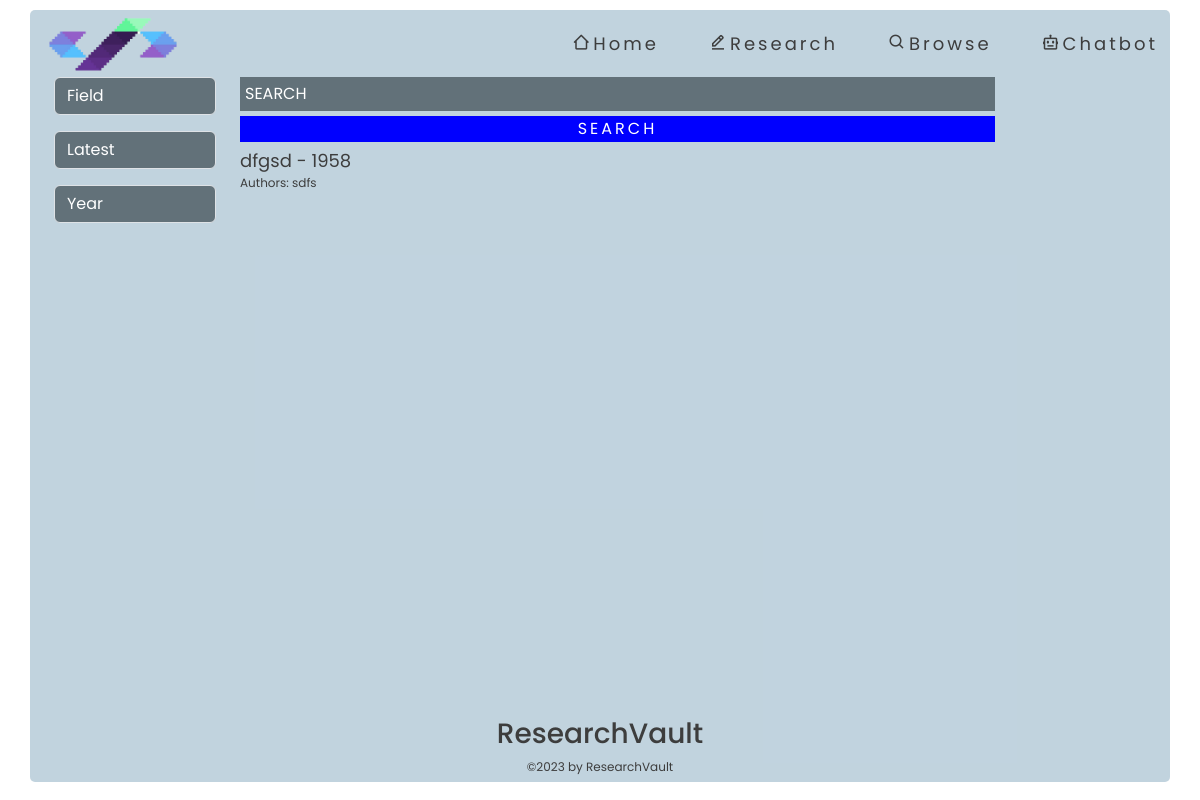
Page /research on the earlier database version.
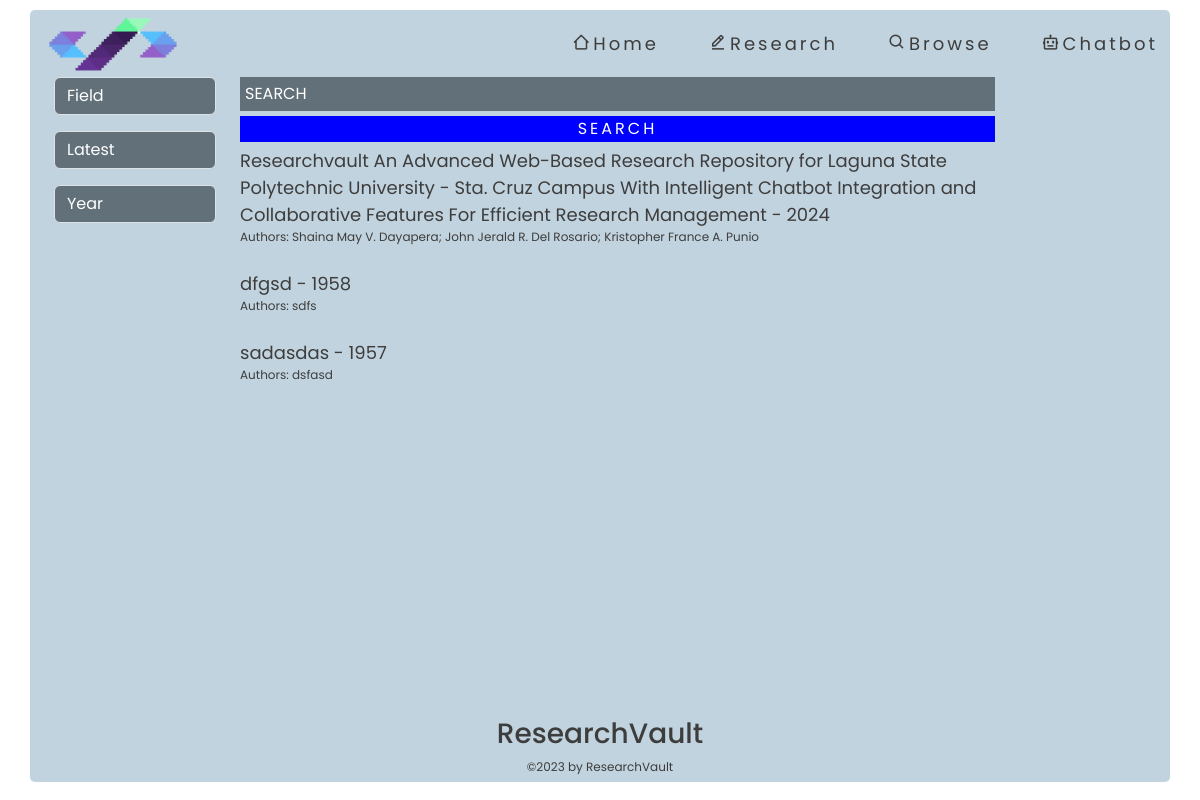
Same page on the later database version.
### tables this page shows
CREATE TABLE "uploads" (
	"id"	INTEGER,
	"title"	TEXT,
	"authors"	TEXT,
	"publicationDate"	TEXT,
	"thesisAdvisor"	TEXT,
	"department"	TEXT,
	"degree"	TEXT,
	"subjectArea"	TEXT,
	"abstract"	REAL,
	"file_path"	TEXT,
	"converted_file_path"	TEXT,
	"status"	INTEGER,
	PRIMARY KEY("id" AUTOINCREMENT)
);

### app.py (the view)
@app.route("/research")
def research():
    try:
        db_conn = DBConnection('database.db')
        selected_sort = request.args.get('sort', 'latest')
        selected_field = request.args.get('field', '')
        selected_year = request.args.get('year', '')
        search_query = request.args.get('search', '')  # Get the search query from the query parameters
        items, unique_subject_areas, unique_years = db_conn.fetch_research_publications(
            selected_sort, selected_field, selected_year, search_query)
        db_conn.close_connection()
        return render_template('research.html', items=items, subject_areas=unique_subject_areas,
                               unique_years=unique_years, selected_sort=selected_sort,
                               selected_field=selected_field, selected_year=selected_year,
                               search_query=search_query)
    except Exception as e:
        print("Error browsing publications:", e)
        return render_template('404.html')

### db_connection.py (called while the page is built)
    def get_db(self):
        db = getattr(g, '_database', None)
        if db is None:
            db = g._database = sqlite3.connect(self.DB)
        return db

    def close_connection(self):
        db = getattr(g, '_database', None)
        if db is not None:
            db.close()

### templates/research.html (shortened to what this page needs)
<!DOCTYPE html>
<html lang="en">
<head>
    <link rel="stylesheet" type="text/css" href="{{ url_for('static', filename='css/research.css') }}">
    <link href='https://unpkg.com/boxicons@2.1.4/css/boxicons.min.css' rel='stylesheet'>
    <link href="https://cdn.jsdelivr.net/npm/bootstrap@5.3.0/dist/css/bootstrap.min.css" rel="stylesheet">
</head>
<body>
    <div class="browse-container container">
        <div class="browse-navbar d-flex justify-content-between align-items-center">
            <img src="static/pics/logo.png" class="img-fluid">
            <div class="browse-right">
                <a href="/" id="home-edit"><i class='bx bx-home-alt-2'></i>Home</a>
                <a href="/research" id="edit-browse"><i class='bx bx-edit-alt'></i>Research</a>
                <a href="/browse" id="browse-browse"><i class='bx bx-search' ></i>Browse</a>
                <a href="/chatbot" id="chatbot-browse"><i class='bx bx-bot'></i></i>Chatbot</a>
            </div>
        </div>
            <div class="browse-content d-flex flex-column flex-grow-1">
                <div class="search-results d-flex flex-column">
                    <div class="container-fluid">
                        <div class="row">
                            <div class="col-md-2">
                                <div class="browse-filter">
                                    <select id="field" class="form-select mb-3" onchange="filterItems()">
                                        <option value="">Field</option>
                                    </select>
                                    <select id="sort" class="form-select mb-3" onchange="filterItems()">
                                        <option value="latest" {% if selected_sort == 'latest' %}selected{% endif %}>Latest</option>
                                    </select>
                                    <input type="number" id="year-input" min="2000" max="2023" step="1" list="year-list" placeholder="Year" class="form-control mb-3" value="{{ selected_year }}" onchange="filterItems()">
                                </div>
                            </div>
                              <div class="col-md-10">
                                <div class="col-md-10">
                                    <div class="browse-result d-flex flex-column">
                                        <input type="search" id="search-input" placeholder="SEARCH" value="{{ search_query }}">
                                        <button type="submit" id="search-button">SEARCH</button>
                                        {% for item in items %}
                                        <a class="browse-item" href="{{ url_for('DV', item_id=item.id) }}" data-subjectArea="{{ item.subjectArea }}">
                                            {{ item.title }} - {{ item.year }}
                                            <p>Authors: {{ item.authors }}</p>
                                        </a>
                                        {% endfor %}
                                    </div>
                                </div>
                            </div>
                            </div>
                            </div>
                            </div>
                            <footer class="text-center">
                                <h3>ResearchVault</h3>
                                <p>©2023 by ResearchVault</p>
                            </footer>
                            </div>
                            </div>
</body>
</html>

### static/css/research.css (style rules this page uses)
* { font-family: 'Poppins', sans-serif; }
body { display: flex; padding: 10px; height: 100vh; color: rgb(61, 61, 61)!important; }
.container { height: 99%; border-radius: 5px; background: rgba(167, 193, 209, 0.7) !important; color: rgb(61, 61, 61)!important; }
img { max-width: 100%; width: 150px; }
a { text-decoration: none !important; color: rgb(61, 61, 61)!important; font-size: clamp(0.75rem, 0.2813rem + 1.5vw, 1.125rem); }
.browse-right { display: flex; font-size: clamp(0.9375rem, 0.5469rem + 1.25vw, 1.25rem); gap: 50px; letter-spacing: 3px; }
input, select { background: #627179 !important; border: none; outline: none; color: white !important; }
input::placeholder { color: white !important; }
input[type="search"] { padding: 5px; margin-bottom: 5px; }
#search-button { background-color: blue !important; border: none !important; color: white !important; outline: none !important; letter-spacing: 3px; transition: all 0.3s linear; margin-bottom: 5px; }
h3 { font-size: clamp(0.75rem, 0.2813rem + 1.5vw, 1.125rem); }
p { font-size: clamp(0.625rem, 0.4688rem + 0.5vw, 0.75rem); }
.browse-filter { display: block; }
.browse-item { display: block; text-decoration: none; color: #000; margin-bottom: 8px; transition: all 0.3s linear; }

Differences in the rows shown:
added uploads: title "Researchvault An Advanced Web-Based Research Repository for Laguna State Polytechnic University - Sta. Cruz Campus With Intelligent Chatbot Integration and Collaborative Features For Efficient Research Management", year "2024", authors "Shaina May V. Dayapera; John Jerald R. Del Rosario; Kristopher France A. Punio"
added uploads: title "sadasdas", year "1957", authors "dsfasd"
